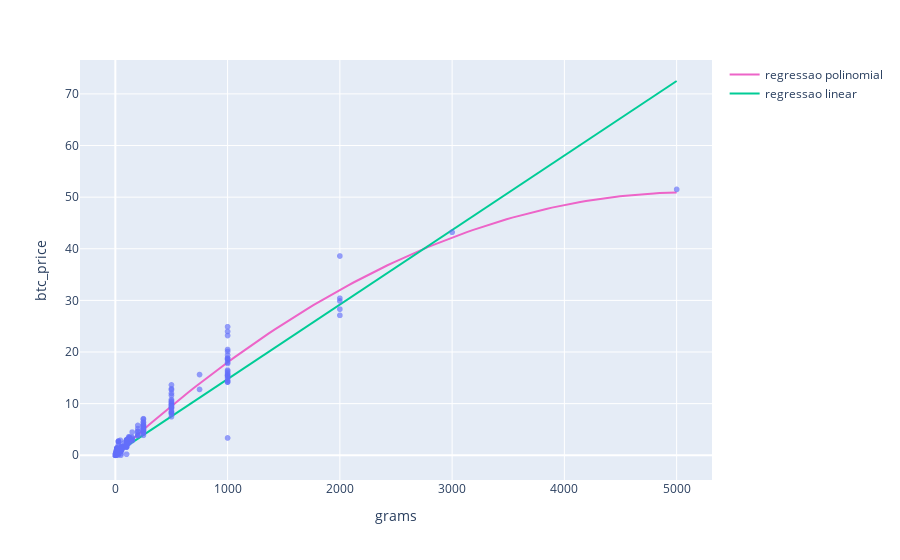

Write notebook code for a chart like this one.
### Code cell
x_range = np.linspace(x.min(), x.max(), 100)
x_polinomio =poly.fit_transform(x_range.reshape(-1,1))
poly_prev_graph = polinomial_model.predict(x_polinomio)
linear_prev_graph = linear_model.predict(x_range.reshape(-1,1))
fig = px.scatter(dados, x='grams', y='btc_price', opacity=0.65)
fig.add_scatter
fig.add_traces(go.Scatter(x=x_range, y=poly_prev_graph, name='regressao polinomial'))
fig.update_traces(line_color='#ed64c8', selector=dict(type='scatter'))
fig.add_traces(go.Scatter(x=x_range, y=linear_prev_graph, name='regressao linear'))

fig.show()
